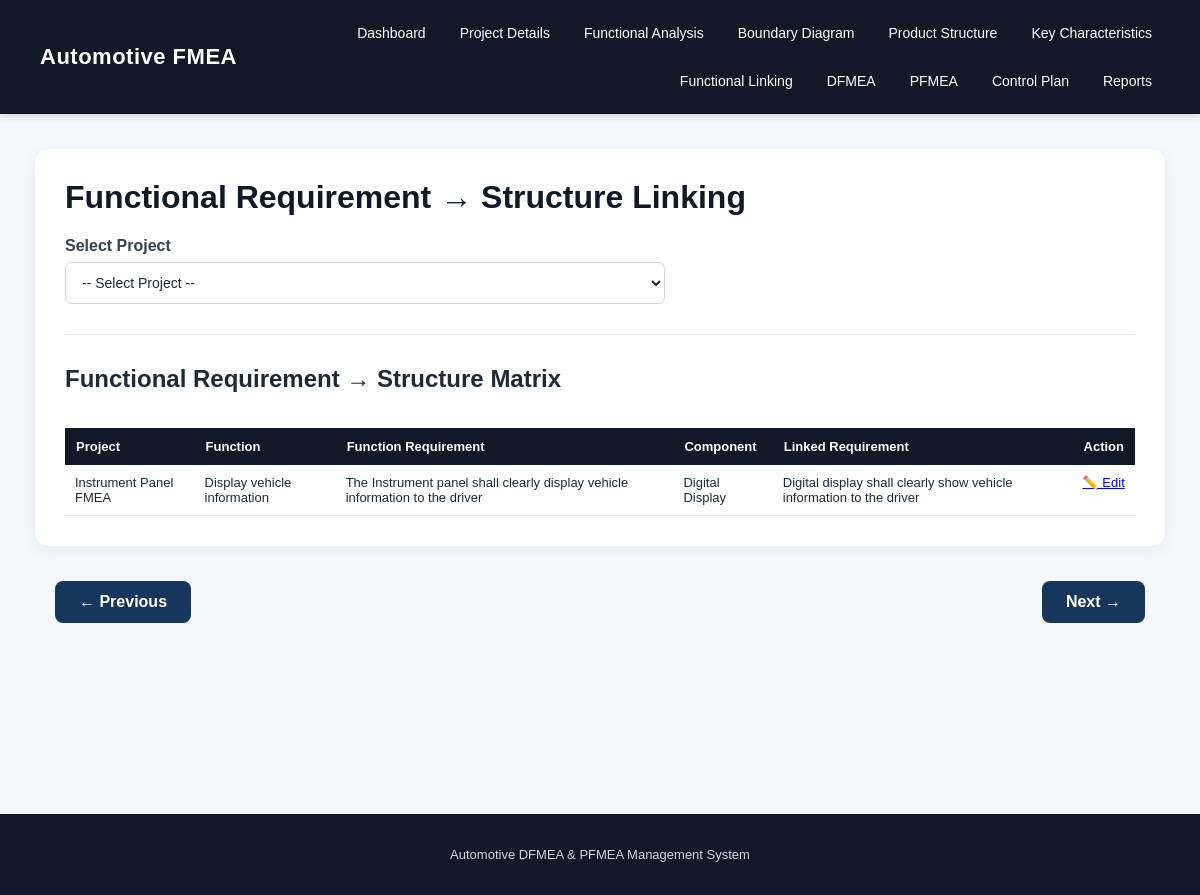
/functional-links (signed in), run on the app's committed database.
### tables this page shows
CREATE TABLE functional_links (
            id INTEGER PRIMARY KEY AUTOINCREMENT,
            project_id INTEGER,
            function_id INTEGER,
            component_id INTEGER,
            requirement TEXT,
            FOREIGN KEY (project_id) REFERENCES projects(id),
            FOREIGN KEY (function_id) REFERENCES functional_analysis(id),
            FOREIGN KEY (component_id) REFERENCES product_structure(id)
        );

CREATE TABLE projects (
            id INTEGER PRIMARY KEY AUTOINCREMENT,
            project_name TEXT NOT NULL,
            product_name TEXT,
            customer TEXT,
            project_number TEXT,
            created_date TEXT
        , oem_name TEXT DEFAULT 'Generic', compliance_mode TEXT DEFAULT 'AIAG-VDA 2019');

CREATE TABLE functional_analysis (
            id INTEGER PRIMARY KEY AUTOINCREMENT,
            project_id INTEGER,
            function TEXT,
            requirement TEXT, level TEXT, surrounding_assembly TEXT,
            FOREIGN KEY (project_id) REFERENCES projects(id)
        );

CREATE TABLE product_structure (
            id INTEGER PRIMARY KEY AUTOINCREMENT,
            project_id INTEGER NOT NULL,
            parent_id INTEGER,
            component_name TEXT NOT NULL,
            component_type TEXT,
            label TEXT,
            part_number TEXT,
            level INTEGER DEFAULT 0,
            description TEXT,
            FOREIGN KEY (project_id) REFERENCES projects(id),
            FOREIGN KEY (parent_id) REFERENCES product_structure(id)
        );

### app.py (the view, shortened to what this page needs)
@app.route("/functional-links", methods=["GET", "POST"])
def functional_links():
    conn = get_db()
    selected_project_id = request.args.get(
        "project_id",
        ""
    )
    projects = conn.execute(
        """
        SELECT
            id,
            project_name,
            product_name
        FROM projects
        ORDER BY id DESC
        """
    ).fetchall()
    if selected_project_id:
        functions = conn.execute(
            """
            SELECT
                id,
                function,
                requirement
            FROM functional_analysis
            WHERE project_id = ?
            ORDER BY id
            """,
            (selected_project_id,)
        ).fetchall()
    else:
        functions = []
    if selected_project_id:
        components = conn.execute(
            """
            SELECT
                id,
                component_name,
                component_type,
                label,
                part_number,
                level
            FROM product_structure
            WHERE project_id = ?
            ORDER BY level, id
            """,
            (selected_project_id,)
        ).fetchall()
    else:
        components = []
    records = conn.execute(
        """
        SELECT
            fl.id,
            fl.project_id,
            fl.function_id,
            fl.component_id,

            p.project_name,

            fa.function,
            fa.requirement AS function_requirement,

            ps.component_name,

            fl.requirement AS linked_requirement

        FROM functional_links AS fl

        LEFT JOIN projects AS p
            ON fl.project_id = p.id

        LEFT JOIN functional_analysis AS fa
            ON fl.function_id = fa.id

        LEFT JOIN product_structure AS ps
            ON fl.component_id = ps.id

        ORDER BY fl.id DESC
        """
    ).fetchall()
    conn.close()
    navigation = page_navigation(
        "functional_links",
        selected_project_id
    )
    return render_template(
        "functional_links.html",
        projects=projects,
        functions=functions,
        components=components,
        records=records,
        selected_project_id=selected_project_id,
        **navigation
    )

### app.py (called while the page is built)
def get_db():
    os.makedirs("database", exist_ok=True)
    conn = sqlite3.connect(DATABASE)
    conn.row_factory = sqlite3.Row
    return conn

@app.before_request
def require_login():
    if request.endpoint in {"login", "static"}:
        return
    if "user_id" not in session:
        return redirect(url_for("login"))

def get_next_page(current_endpoint):
    for index, (endpoint, title) in enumerate(PAGE_FLOW):
        if endpoint == current_endpoint:
            if index < len(PAGE_FLOW) - 1:
                return PAGE_FLOW[index + 1]
            return None
    return None

def get_previous_page(current_endpoint):
    for index, (endpoint, title) in enumerate(PAGE_FLOW):
        if endpoint == current_endpoint:
            if index > 0:
                return PAGE_FLOW[index - 1]
            return None
    return None

### templates/functional_links.html (shortened to what this page needs)
{% extends "base.html" %}
{% block content %}
<div class="container">
    <h1>Functional Requirement → Structure Linking</h1>
    <form method="GET" action="/functional-links">
        <label for="project_id">
            <b>Select Project</b>
        </label>
        <select
            id="project_id"
            name="project_id"
            onchange="this.form.submit()"
            required
        >
            <option value="">
                -- Select Project --
            </option>
        </select>
    </form>
    <hr>
    <h2>Functional Requirement → Structure Matrix</h2>
    {% if records %}
    <div style="overflow-x:auto;">
        <table>
            <thead>
                <tr>
                    <th>Project</th>
                    <th>Function</th>
                    <th>Function Requirement</th>
                    <th>Component</th>
                    <th>Linked Requirement</th>
                    <th>Action</th>
                </tr>
            </thead>
            <tbody>
                {% for record in records %}
                <tr>
                    <td>
                        {{ record['project_name'] }}
                    </td>
                    <td>
                        {{ record['function'] }}
                    </td>
                    <td>
                        {{ record['function_requirement'] }}
                    </td>
                    <td>
                        {{ record['component_name'] }}
                    </td>
                    <td>
                        {{ record['linked_requirement'] }}
                    </td>
                    <td>
                        <a
                            href="{{ url_for('edit_functional_link', record_id=record['id']) }}"
                            class="edit-btn"
                        >
                            ✏️ Edit
                        </a>
                    </td>
                </tr>
                {% endfor %}
            </tbody>
        </table>
    </div>
    {% else %}
    <p>
        No functional links created yet.
    </p>
    {% endif %}
</div>
{% endblock %}

### static/css/style.css (style rules this page uses)
* { box-sizing: border-box; }
body { margin: 0; font-family: Arial, Helvetica, sans-serif; background: #f4f7fb; color: #1f2937; }
.container { max-width: 1250px; margin: auto; background: white; padding: 30px; border-radius: 14px; box-shadow: 0 4px 15px rgba(0, 0, 0, 0.06); overflow-x: auto; }
.container h1 { margin-top: 0; color: #111827; }
.container h2 { margin-top: 28px; color: #1f2937; }
form { margin-top: 15px; }
label { display: block; margin-bottom: 7px; color: #374151; font-weight: 500; }
input, select, textarea { width: 100%; max-width: 600px; padding: 11px 12px; border: 1px solid #d1d5db; border-radius: 7px; font-size: 14px; background: white; color: #1f2937; }
table { border-collapse: collapse; margin-top: 15px; background: white; width: 100%; }
th { background: #111827; color: white; padding: 11px; text-align: left; font-size: 13px; white-space: nowrap; }
td { padding: 10px; border-bottom: 1px solid #e5e7eb; font-size: 13px; vertical-align: top; }
.container table { min-width: 800px; }
a { transition: color 0.2s; }
hr { border: none; border-top: 1px solid #e5e7eb; margin: 30px 0; }

### data on the page
functional_links: project_name "Instrument Panel FMEA", function "Display vehicle information", function_requirement "The Instrument panel shall clearly display vehicle information to the driver", component_name "Digital Display", linked_requirement "Digital display shall clearly show vehicle information to the driver"
